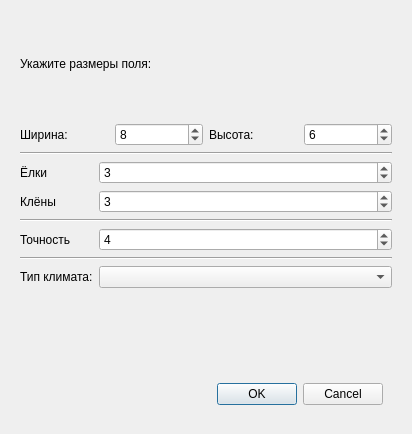
<?xml version="1.0" encoding="UTF-8"?>
<ui version="4.0">
 <class>Dialog</class>
 <widget class="QDialog" name="Dialog">
  <property name="geometry">
   <rect>
    <x>0</x>
    <y>0</y>
    <width>412</width>
    <height>434</height>
   </rect>
  </property>
  <property name="windowTitle">
   <string>Dialog</string>
  </property>
  <widget class="QDialogButtonBox" name="buttonBox">
   <property name="geometry">
    <rect>
     <x>190</x>
     <y>380</y>
     <width>193</width>
     <height>28</height>
    </rect>
   </property>
   <property name="standardButtons">
    <set>QDialogButtonBox::Cancel|QDialogButtonBox::Ok</set>
   </property>
  </widget>
  <widget class="QWidget" name="verticalLayoutWidget">
   <property name="geometry">
    <rect>
     <x>20</x>
     <y>10</y>
     <width>372</width>
     <height>278</height>
    </rect>
   </property>
   <layout class="QVBoxLayout" name="verticalLayout">
    <item>
     <widget class="QLabel" name="label">
      <property name="text">
       <string>Укажите размеры поля:</string>
      </property>
     </widget>
    </item>
    <item>
     <layout class="QHBoxLayout" name="horizontalLayout">
      <item>
       <widget class="QLabel" name="label_X">
        <property name="text">
         <string>Ширина:</string>
        </property>
       </widget>
      </item>
      <item>
       <widget class="QSpinBox" name="spinBoxX">
        <property name="minimum">
         <number>1</number>
        </property>
        <property name="maximum">
         <number>30</number>
        </property>
        <property name="value">
         <number>8</number>
        </property>
       </widget>
      </item>
      <item>
       <widget class="QLabel" name="label_Y">
        <property name="text">
         <string>Высота:</string>
        </property>
       </widget>
      </item>
      <item>
       <widget class="QSpinBox" name="spinBoxY">
        <property name="minimum">
         <number>1</number>
        </property>
        <property name="maximum">
         <number>20</number>
        </property>
        <property name="value">
         <number>6</number>
        </property>
       </widget>
      </item>
     </layout>
    </item>
    <item>
     <widget class="Line" name="line_2">
      <property name="orientation">
       <enum>Qt::Horizontal</enum>
      </property>
     </widget>
    </item>
    <item>
     <layout class="QFormLayout" name="formLayout">
      <item row="0" column="0">
       <widget class="QLabel" name="label_2">
        <property name="text">
         <string>Ёлки</string>
        </property>
       </widget>
      </item>
      <item row="0" column="1">
       <widget class="QSpinBox" name="spinBox_1">
        <property name="value">
         <number>3</number>
        </property>
       </widget>
      </item>
      <item row="1" column="0">
       <widget class="QLabel" name="label_3">
        <property name="text">
         <string>Клёны</string>
        </property>
       </widget>
      </item>
      <item row="1" column="1">
       <widget class="QSpinBox" name="spinBox_2">
        <property name="value">
         <number>3</number>
        </property>
       </widget>
      </item>
      <item row="2" column="0" colspan="2">
       <widget class="Line" name="line">
        <property name="orientation">
         <enum>Qt::Horizontal</enum>
        </property>
       </widget>
      </item>
      <item row="3" column="0">
       <widget class="QLabel" name="label_6">
        <property name="text">
         <string>Точность</string>
        </property>
       </widget>
      </item>
      <item row="3" column="1">
       <widget class="QSpinBox" name="spinBox_Partition">
        <property name="minimum">
         <number>1</number>
        </property>
        <property name="maximum">
         <number>10</number>
        </property>
        <property name="value">
         <number>4</number>
        </property>
       </widget>
      </item>
      <item row="4" column="0" colspan="2">
       <widget class="Line" name="line_3">
        <property name="orientation">
         <enum>Qt::Horizontal</enum>
        </property>
       </widget>
      </item>
      <item row="5" column="0">
       <widget class="QLabel" name="label_7">
        <property name="text">
         <string>Тип климата:</string>
        </property>
       </widget>
      </item>
      <item row="5" column="1">
       <widget class="QComboBox" name="comboBox_Climates"/>
      </item>
     </layout>
    </item>
   </layout>
  </widget>
 </widget>
 <resources/>
 <connections>
  <connection>
   <sender>buttonBox</sender>
   <signal>rejected()</signal>
   <receiver>Dialog</receiver>
   <slot>reject()</slot>
   <hints>
    <hint type="sourcelabel">
     <x>346</x>
     <y>397</y>
    </hint>
    <hint type="destinationlabel">
     <x>342</x>
     <y>373</y>
    </hint>
   </hints>
  </connection>
  <connection>
   <sender>buttonBox</sender>
   <signal>accepted()</signal>
   <receiver>Dialog</receiver>
   <slot>accept()</slot>
   <hints>
    <hint type="sourcelabel">
     <x>229</x>
     <y>398</y>
    </hint>
    <hint type="destinationlabel">
     <x>236</x>
     <y>373</y>
    </hint>
   </hints>
  </connection>
 </connections>
</ui>
